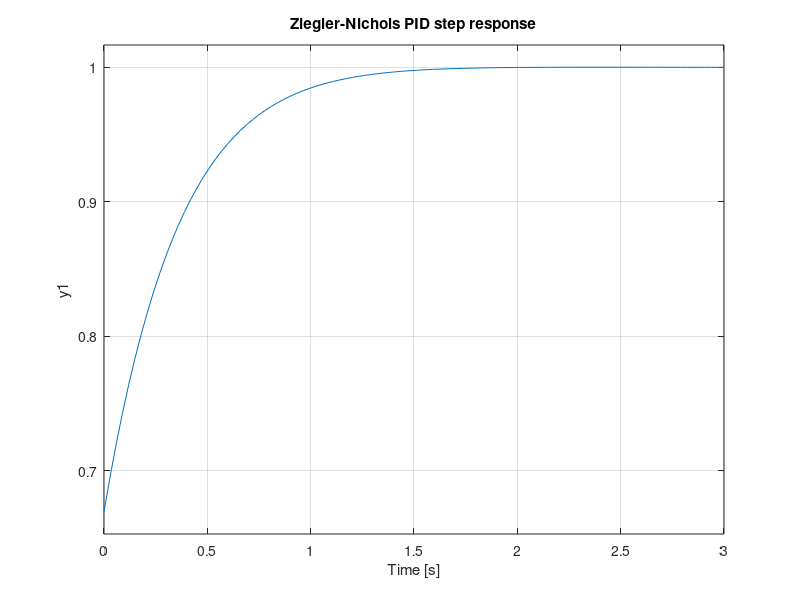

Here is the MATLAB script that generated this plot:
% Ziegler-Nichols closed-loop PID tuning in MATLAB

Ku = 6.0;     % ultimate gain (measured experimentally)
Tu = 1.2;     % ultimate period (seconds)

% PID controller parameters (closed-loop ZN)
Kp = 0.60 * Ku;
Ti = Tu / 2.0;
Td = Tu / 8.0;

Ki = Kp / Ti;
Kd = Kp * Td;

fprintf('Kp = %.3f, Ki = %.3f, Kd = %.3f\n', Kp, Ki, Kd);

% Example plant: DC motor-like first-order model
Kplant = 1.5;
tau = 0.4;
s = tf('s');
Gp = Kplant / (tau * s + 1);

C = Kp + Ki / s + Kd * s;   % PID in parallel form
Tcl = feedback(C*Gp, 1);    % unity-feedback closed loop

figure;
step(Tcl);
grid on;
title('Ziegler-Nichols PID step response');

% Simulink:
% - Use a "PID Controller" block in parallel form.
% - Enter Kp, Ki, Kd computed above.
% - Connect plant model Gp (e.g., using a Transfer Fcn block).
